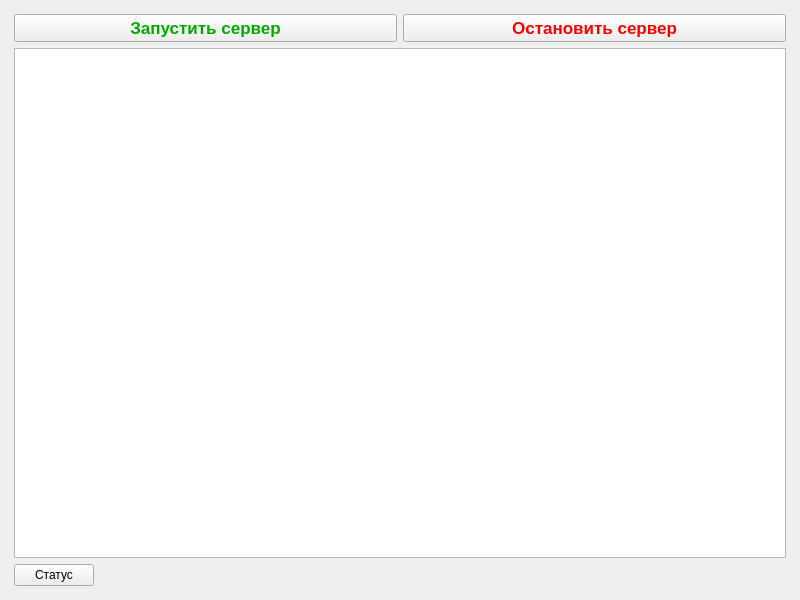
<?xml version="1.0" encoding="UTF-8"?>
<ui version="4.0">
 <class>MainWindow</class>
 <widget class="QMainWindow" name="MainWindow">
  <property name="geometry">
   <rect>
    <x>0</x>
    <y>0</y>
    <width>800</width>
    <height>600</height>
   </rect>
  </property>
  <property name="maximumSize">
   <size>
    <width>800</width>
    <height>600</height>
   </size>
  </property>
  <property name="windowTitle">
   <string>MainWindow</string>
  </property>
  <widget class="QWidget" name="centralWidget">
   <layout class="QGridLayout" name="gridLayout_3">
    <item row="0" column="0">
     <layout class="QGridLayout" name="gridLayout_2">
      <property name="leftMargin">
       <number>5</number>
      </property>
      <property name="topMargin">
       <number>5</number>
      </property>
      <property name="rightMargin">
       <number>5</number>
      </property>
      <property name="bottomMargin">
       <number>5</number>
      </property>
      <item row="0" column="0">
       <layout class="QGridLayout" name="gridLayout">
        <item row="0" column="0">
         <widget class="QPushButton" name="pushButton_startServer">
          <property name="minimumSize">
           <size>
            <width>0</width>
            <height>0</height>
           </size>
          </property>
          <property name="font">
           <font>
            <pointsize>13</pointsize>
            <weight>75</weight>
            <bold>true</bold>
           </font>
          </property>
          <property name="styleSheet">
           <string notr="true">color: rgb(0, 170, 0);</string>
          </property>
          <property name="text">
           <string>Запустить сервер</string>
          </property>
         </widget>
        </item>
        <item row="0" column="1">
         <widget class="QPushButton" name="pushButton_stopServer">
          <property name="enabled">
           <bool>true</bool>
          </property>
          <property name="font">
           <font>
            <pointsize>13</pointsize>
            <weight>75</weight>
            <bold>true</bold>
           </font>
          </property>
          <property name="styleSheet">
           <string notr="true">color: rgb(255, 0, 0);</string>
          </property>
          <property name="text">
           <string>Остановить сервер</string>
          </property>
          <property name="checkable">
           <bool>false</bool>
          </property>
          <property name="checked">
           <bool>false</bool>
          </property>
          <property name="autoDefault">
           <bool>false</bool>
          </property>
          <property name="default">
           <bool>false</bool>
          </property>
          <property name="flat">
           <bool>false</bool>
          </property>
         </widget>
        </item>
        <item row="2" column="0" colspan="2">
         <layout class="QHBoxLayout" name="horizontalLayout">
          <item>
           <widget class="QPushButton" name="pushButton_testConn">
            <property name="text">
             <string>Статус</string>
            </property>
           </widget>
          </item>
          <item>
           <spacer name="horizontalSpacer">
            <property name="orientation">
             <enum>Qt::Horizontal</enum>
            </property>
            <property name="sizeHint" stdset="0">
             <size>
              <width>40</width>
              <height>20</height>
             </size>
            </property>
           </spacer>
          </item>
         </layout>
        </item>
        <item row="1" column="0" colspan="2">
         <widget class="QTextEdit" name="textEdit_log"/>
        </item>
       </layout>
      </item>
     </layout>
    </item>
   </layout>
  </widget>
 </widget>
 <resources/>
 <connections/>
</ui>
